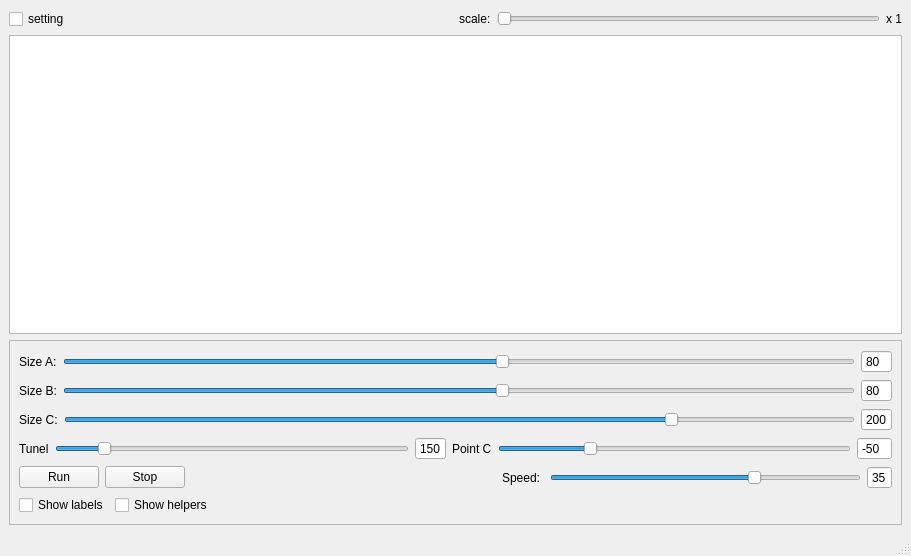
<?xml version="1.0" encoding="UTF-8"?>
<ui version="4.0">
 <class>MainWindow</class>
 <widget class="QMainWindow" name="MainWindow">
  <property name="geometry">
   <rect>
    <x>0</x>
    <y>0</y>
    <width>911</width>
    <height>556</height>
   </rect>
  </property>
  <property name="windowTitle">
   <string>draw Mech</string>
  </property>
  <widget class="QWidget" name="centralwidget">
   <layout class="QGridLayout" name="gridLayout_2">
    <item row="0" column="0">
     <layout class="QVBoxLayout" name="verticalLayout_2">
      <item>
       <layout class="QHBoxLayout" name="horizontalLayout_7">
        <item>
         <widget class="QCheckBox" name="checkBox_setting">
          <property name="text">
           <string>setting</string>
          </property>
         </widget>
        </item>
        <item>
         <spacer name="horizontalSpacer_3">
          <property name="orientation">
           <enum>Qt::Horizontal</enum>
          </property>
          <property name="sizeHint" stdset="0">
           <size>
            <width>40</width>
            <height>20</height>
           </size>
          </property>
         </spacer>
        </item>
        <item>
         <widget class="QLabel" name="label_7">
          <property name="text">
           <string>scale:</string>
          </property>
         </widget>
        </item>
        <item>
         <widget class="QSlider" name="sl_scale">
          <property name="minimum">
           <number>1</number>
          </property>
          <property name="maximum">
           <number>100</number>
          </property>
          <property name="orientation">
           <enum>Qt::Horizontal</enum>
          </property>
         </widget>
        </item>
        <item>
         <widget class="QLabel" name="l_scale">
          <property name="text">
           <string>x 1</string>
          </property>
         </widget>
        </item>
       </layout>
      </item>
      <item>
       <widget class="QGraphicsView" name="graphicsView_A"/>
      </item>
      <item>
       <widget class="QFrame" name="frame">
        <property name="frameShape">
         <enum>QFrame::StyledPanel</enum>
        </property>
        <property name="frameShadow">
         <enum>QFrame::Raised</enum>
        </property>
        <layout class="QGridLayout" name="gridLayout">
         <item row="0" column="0">
          <layout class="QVBoxLayout" name="verticalLayout">
           <item>
            <layout class="QHBoxLayout" name="horizontalLayout">
             <item>
              <widget class="QLabel" name="label">
               <property name="text">
                <string>Size A:</string>
               </property>
              </widget>
             </item>
             <item>
              <widget class="QSlider" name="horizontalSlider_A">
               <property name="minimum">
                <number>30</number>
               </property>
               <property name="maximum">
                <number>120</number>
               </property>
               <property name="value">
                <number>80</number>
               </property>
               <property name="orientation">
                <enum>Qt::Horizontal</enum>
               </property>
              </widget>
             </item>
             <item>
              <widget class="QSpinBox" name="spinBox_a">
               <property name="readOnly">
                <bool>true</bool>
               </property>
               <property name="buttonSymbols">
                <enum>QAbstractSpinBox::NoButtons</enum>
               </property>
               <property name="minimum">
                <number>30</number>
               </property>
               <property name="maximum">
                <number>120</number>
               </property>
               <property name="value">
                <number>80</number>
               </property>
              </widget>
             </item>
            </layout>
           </item>
           <item>
            <layout class="QHBoxLayout" name="horizontalLayout_2">
             <item>
              <widget class="QLabel" name="label_2">
               <property name="text">
                <string>Size B:</string>
               </property>
              </widget>
             </item>
             <item>
              <widget class="QSlider" name="horizontalSlider">
               <property name="minimum">
                <number>30</number>
               </property>
               <property name="maximum">
                <number>120</number>
               </property>
               <property name="value">
                <number>80</number>
               </property>
               <property name="orientation">
                <enum>Qt::Horizontal</enum>
               </property>
              </widget>
             </item>
             <item>
              <widget class="QSpinBox" name="spinBox_b">
               <property name="readOnly">
                <bool>true</bool>
               </property>
               <property name="buttonSymbols">
                <enum>QAbstractSpinBox::NoButtons</enum>
               </property>
               <property name="minimum">
                <number>30</number>
               </property>
               <property name="maximum">
                <number>120</number>
               </property>
               <property name="value">
                <number>80</number>
               </property>
              </widget>
             </item>
            </layout>
           </item>
           <item>
            <layout class="QHBoxLayout" name="horizontalLayout_3">
             <item>
              <widget class="QLabel" name="label_3">
               <property name="text">
                <string>Size C:</string>
               </property>
              </widget>
             </item>
             <item>
              <widget class="QSlider" name="horizontalSlider_C">
               <property name="minimum">
                <number>30</number>
               </property>
               <property name="maximum">
                <number>250</number>
               </property>
               <property name="value">
                <number>200</number>
               </property>
               <property name="orientation">
                <enum>Qt::Horizontal</enum>
               </property>
              </widget>
             </item>
             <item>
              <widget class="QSpinBox" name="spinBox_c">
               <property name="readOnly">
                <bool>true</bool>
               </property>
               <property name="buttonSymbols">
                <enum>QAbstractSpinBox::NoButtons</enum>
               </property>
               <property name="minimum">
                <number>30</number>
               </property>
               <property name="maximum">
                <number>250</number>
               </property>
               <property name="value">
                <number>200</number>
               </property>
              </widget>
             </item>
            </layout>
           </item>
           <item>
            <layout class="QHBoxLayout" name="horizontalLayout_4">
             <item>
              <widget class="QLabel" name="label_4">
               <property name="text">
                <string>Tunel</string>
               </property>
              </widget>
             </item>
             <item>
              <widget class="QSlider" name="horizontalSlider_D">
               <property name="minimum">
                <number>100</number>
               </property>
               <property name="maximum">
                <number>500</number>
               </property>
               <property name="value">
                <number>150</number>
               </property>
               <property name="orientation">
                <enum>Qt::Horizontal</enum>
               </property>
              </widget>
             </item>
             <item>
              <widget class="QSpinBox" name="spinBox_d">
               <property name="readOnly">
                <bool>true</bool>
               </property>
               <property name="buttonSymbols">
                <enum>QAbstractSpinBox::NoButtons</enum>
               </property>
               <property name="minimum">
                <number>100</number>
               </property>
               <property name="maximum">
                <number>500</number>
               </property>
               <property name="value">
                <number>150</number>
               </property>
              </widget>
             </item>
             <item>
              <widget class="QLabel" name="label_6">
               <property name="text">
                <string>Point C</string>
               </property>
              </widget>
             </item>
             <item>
              <widget class="QSlider" name="horizontalSlider_PC">
               <property name="minimum">
                <number>-100</number>
               </property>
               <property name="maximum">
                <number>100</number>
               </property>
               <property name="value">
                <number>-50</number>
               </property>
               <property name="orientation">
                <enum>Qt::Horizontal</enum>
               </property>
              </widget>
             </item>
             <item>
              <widget class="QSpinBox" name="spinBox_pc">
               <property name="readOnly">
                <bool>true</bool>
               </property>
               <property name="buttonSymbols">
                <enum>QAbstractSpinBox::NoButtons</enum>
               </property>
               <property name="minimum">
                <number>-100</number>
               </property>
               <property name="maximum">
                <number>100</number>
               </property>
               <property name="value">
                <number>-50</number>
               </property>
              </widget>
             </item>
            </layout>
           </item>
           <item>
            <layout class="QHBoxLayout" name="horizontalLayout_6">
             <item>
              <widget class="QPushButton" name="pushButton_run">
               <property name="text">
                <string>Run</string>
               </property>
              </widget>
             </item>
             <item>
              <widget class="QPushButton" name="pushButton_stop">
               <property name="text">
                <string>Stop</string>
               </property>
              </widget>
             </item>
             <item>
              <spacer name="horizontalSpacer">
               <property name="orientation">
                <enum>Qt::Horizontal</enum>
               </property>
               <property name="sizeHint" stdset="0">
                <size>
                 <width>40</width>
                 <height>20</height>
                </size>
               </property>
              </spacer>
             </item>
             <item>
              <widget class="QLabel" name="label_5">
               <property name="text">
                <string>Speed: </string>
               </property>
              </widget>
             </item>
             <item>
              <widget class="QSlider" name="horizontalSlider_Speed">
               <property name="minimum">
                <number>5</number>
               </property>
               <property name="maximum">
                <number>50</number>
               </property>
               <property name="singleStep">
                <number>1</number>
               </property>
               <property name="value">
                <number>35</number>
               </property>
               <property name="orientation">
                <enum>Qt::Horizontal</enum>
               </property>
               <property name="invertedControls">
                <bool>true</bool>
               </property>
              </widget>
             </item>
             <item>
              <widget class="QSpinBox" name="spinBox_s">
               <property name="readOnly">
                <bool>true</bool>
               </property>
               <property name="buttonSymbols">
                <enum>QAbstractSpinBox::NoButtons</enum>
               </property>
               <property name="minimum">
                <number>5</number>
               </property>
               <property name="maximum">
                <number>50</number>
               </property>
               <property name="value">
                <number>35</number>
               </property>
              </widget>
             </item>
            </layout>
           </item>
           <item>
            <layout class="QHBoxLayout" name="horizontalLayout_5">
             <item>
              <widget class="QCheckBox" name="checkBox_labels">
               <property name="text">
                <string>Show labels</string>
               </property>
              </widget>
             </item>
             <item>
              <widget class="QCheckBox" name="checkBox_helpers">
               <property name="text">
                <string>Show helpers</string>
               </property>
              </widget>
             </item>
             <item>
              <spacer name="horizontalSpacer_2">
               <property name="orientation">
                <enum>Qt::Horizontal</enum>
               </property>
               <property name="sizeHint" stdset="0">
                <size>
                 <width>40</width>
                 <height>20</height>
                </size>
               </property>
              </spacer>
             </item>
            </layout>
           </item>
          </layout>
         </item>
        </layout>
       </widget>
      </item>
     </layout>
    </item>
   </layout>
  </widget>
  <widget class="QMenuBar" name="menubar">
   <property name="geometry">
    <rect>
     <x>0</x>
     <y>0</y>
     <width>911</width>
     <height>22</height>
    </rect>
   </property>
  </widget>
  <widget class="QStatusBar" name="statusbar"/>
 </widget>
 <resources/>
 <connections/>
</ui>
